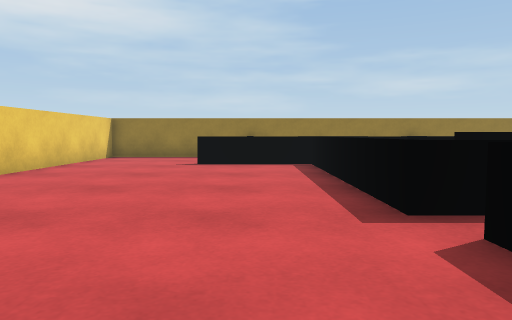
[1] (above)

15 first-person views from a walk through a 3-D level made in the Unity game engine. The camera is 0.43 m above the floor, tilts 4° down and sees 70° across. The floor is counted in squares, 0.5 m on a side. Each view is taken from the middle of a square. On the plan, view 1 faces up. The plan holds only what a view shows up to about 12 squares ahead; the rest is blank.

[2]
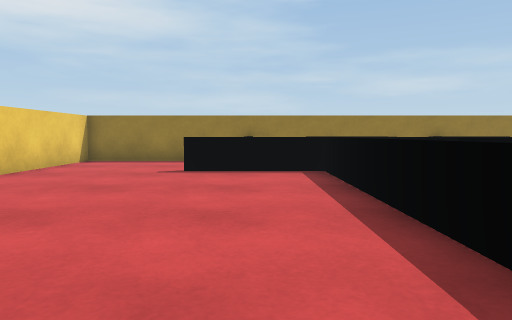

[3]
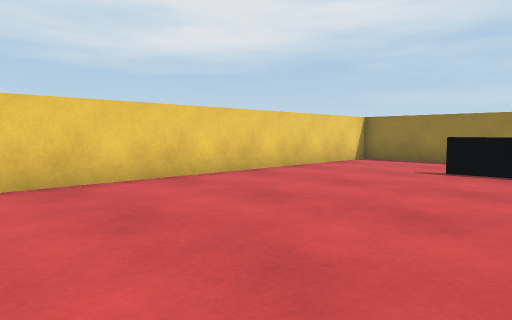

[4]
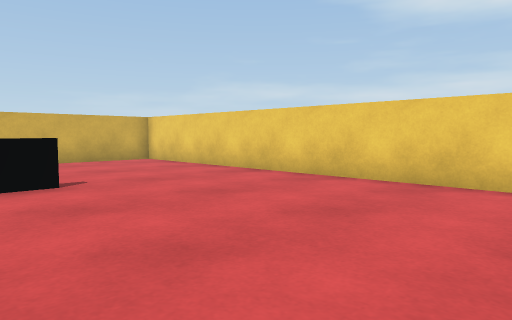

[5]
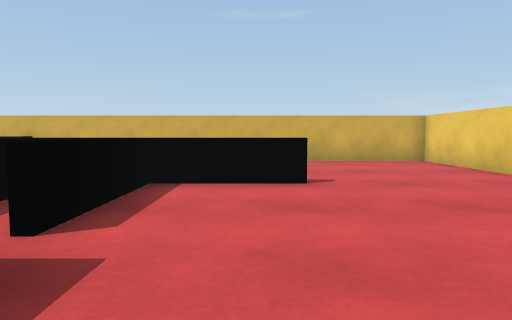

[6]
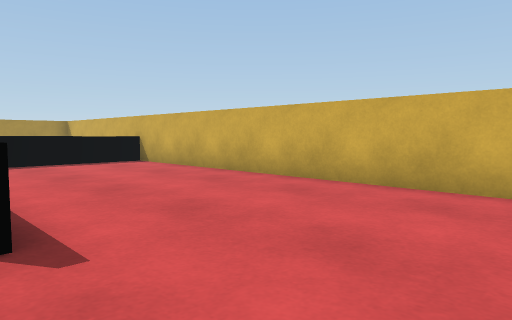

[7]
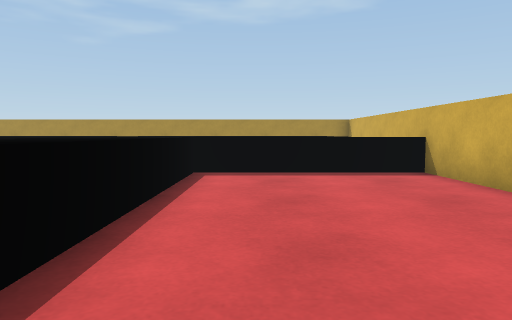

[8]
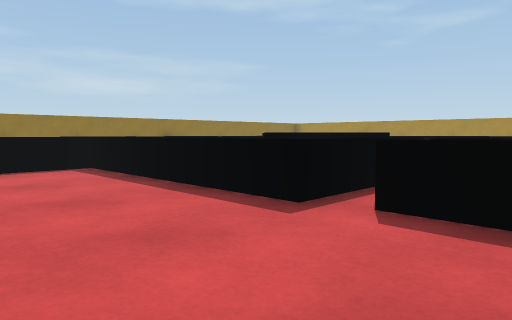

[9]
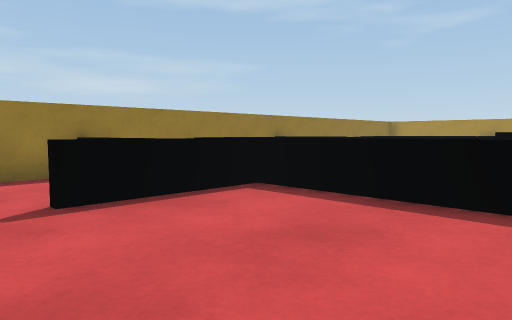

[10]
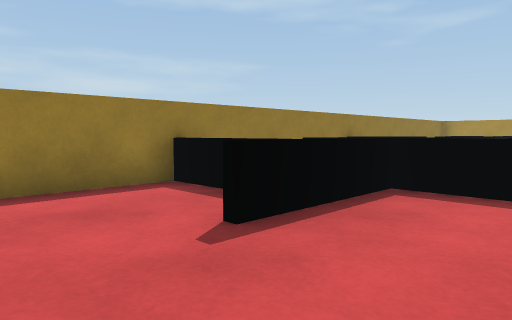

[11]
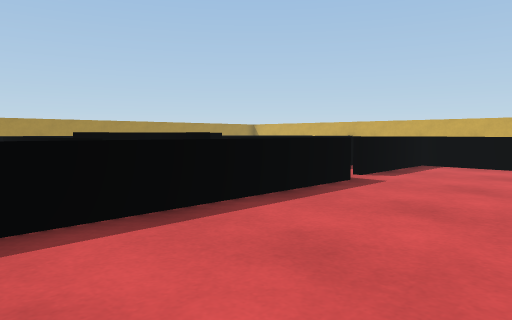

[12]
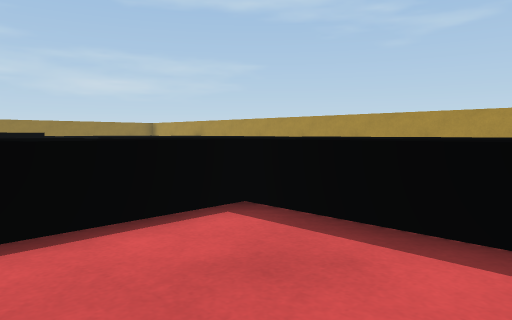

[13]
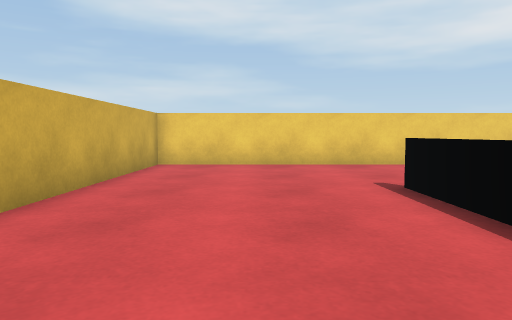

[14]
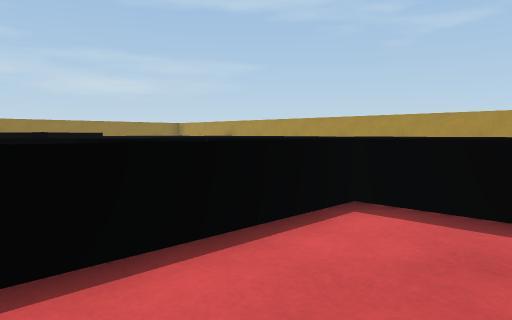

[15]
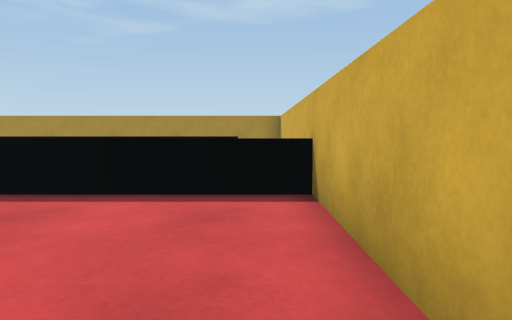

### Floor plan
Points are (right, up) in squares from view 1. A wall is a line through its corners. A room is listed if a view was taken in it or the views show most of it. See-through windows are left out.
Room 1 (views 1, 2, 3, 4, 5, 6, 7, 8, 9, 10, 11, 12, 13, 14, 15)
walls: (1.6, 3.8) (1.6, 10.6) (-1.8, 10.6); (-1, -0.4) (1.9, -0.4) (1.9, 3); (0, -0.6) (-1, -0.6); (-0.3, 11.2) (-0.3, 13.9); (0, 13.8) (-5.5, 13.8) (-5.5, -5.8) (7, -5.8); (7.2, -5.9) (7.2, -0.6) (4.6, -0.6)

Positions as (right, up) in squares from view 1, and headings:
1: (0, 0), facing up
2: (0, 2), facing up
3: (1, 2), facing up-left
4: (1, 6), facing down-left
5: (0, 6), facing down
6: (-4, 0), facing down-right
7: (-1, -2), facing right
8: (-2, 1), facing up-right
9: (-3, 6), facing up-right
10: (-4, 8), facing up-right
11: (-2, 10), facing down-right
12: (4, -4), facing up-right
13: (5, -3), facing left
14: (3, -3), facing up-right
15: (2, -5), facing right
